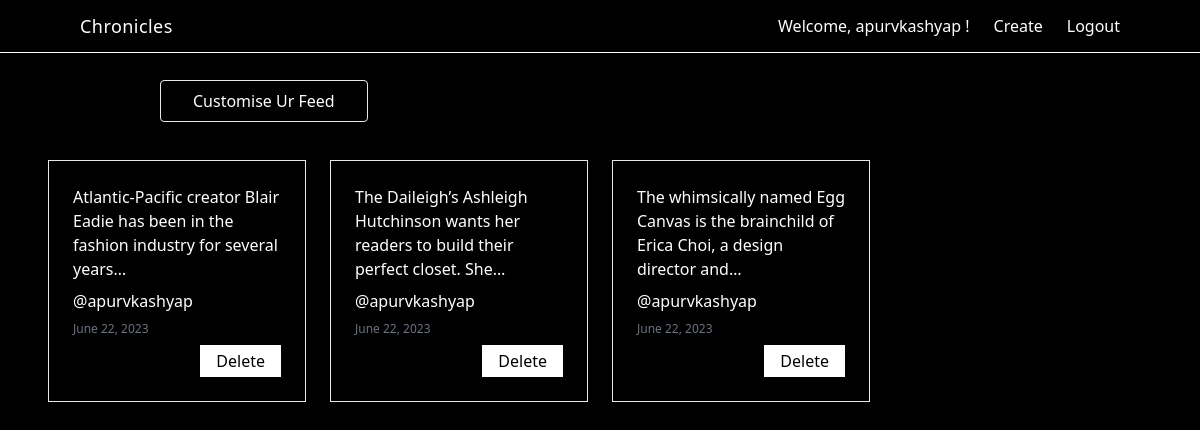
Before: /viewmyposts/ (signed in) with the older database file.
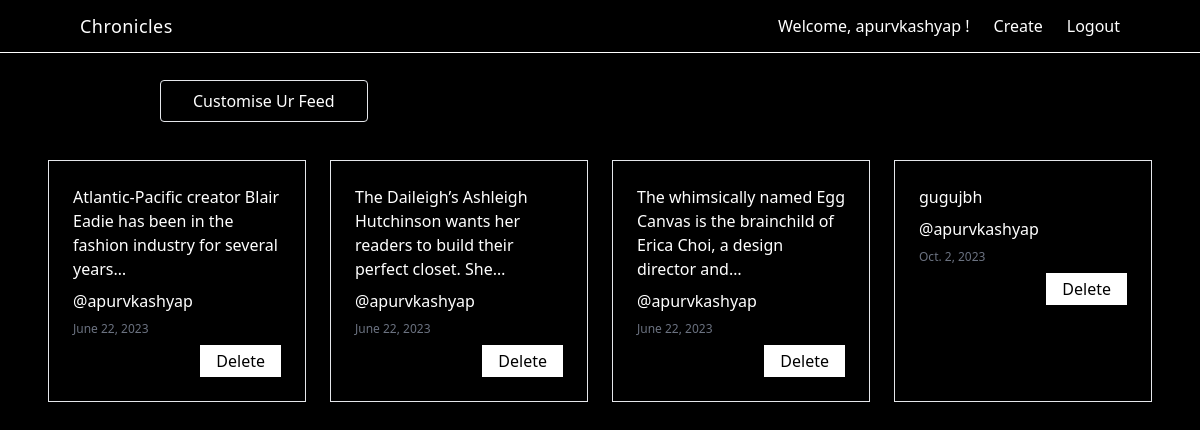
After: the same page with the newer database file.
### sms/models.py (models this page shows, shortened)
class Notes(models.Model):
    user = models.ForeignKey(User,on_delete=models.CASCADE)
    title = models.CharField(max_length=200)
    content = models.TextField()
    categories = models.ForeignKey(Categories,on_delete=models.CASCADE,null=True,blank=True)
    image = models.ImageField(upload_to="post/" ,null= True,blank= True)
    date = models.DateField(auto_now_add=True)
    likes = models.ManyToManyField('auth.User', related_name='liked_students', through='Like')

### sms/views.py (the view)
# urls.py: path('viewmyposts/', viewmyposts, name='viewmyposts'),
def viewmyposts(r):
    notes = Notes.objects.filter(user = r.user.id)
    context = {'notes':notes}
    return render(r,'viewmyposts.html',context)

### template/viewmyposts.html
{% extends 'base.html' %}
{% block content %}
<div class="min-h-screen bg-black">
    <a class="text-white  border px-8 py-2 rounded  fixed top-20 mx-40" href="{% url 'select_categories' %}">Customise Ur Feed</a>
    <div class="pt-40 w-full  gap-6 px-12  grid grid-cols-4  text-white">
        {% for note in notes %}
            <div class=" border p-6 space-y-2">
                <p>{{note.content | truncatechars:88}}</p>
                <p > @{{note.user}}</p>
                <p class="my-5 text-xs text-gray-500">{{note.date}}</p>
                <a href="/delete/{{note.id}}" class="float-right bg-white text-black   px-4 py-1">Delete</a>
            </div>
        {% endfor %}
    </div>
</div>
{% endblock content %}

Changed rows visible on the page:
added Notes: content "gugujbh", user "apurvkashyap", date "Oct. 2, 2023"
